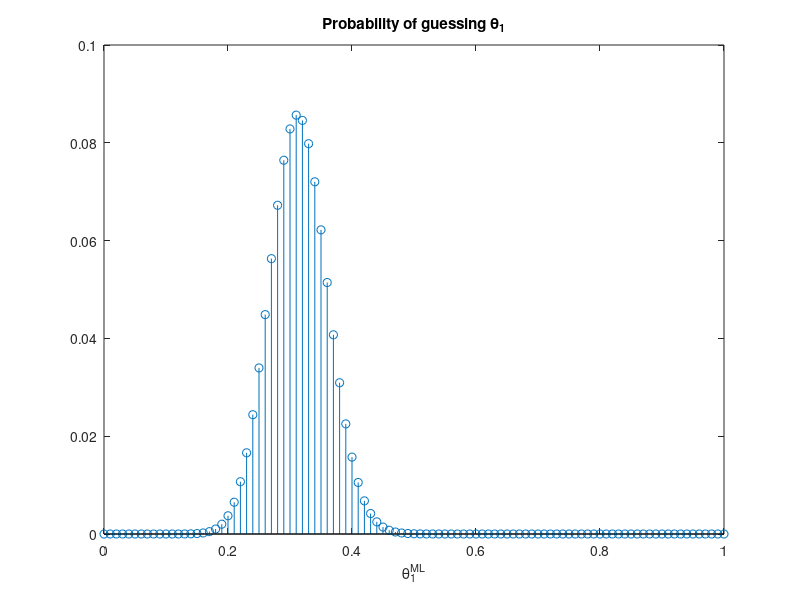

MATLAB code to generate this figure:
clear all; close all; clc;
theta_1 = 0.3141;
theta_ML = zeros(1,100);
for i = 1:101
    choose = 1;
    for j=1:i-1
        choose = choose*(101 - j)/(i-j);
    end
    theta_ML(i)=theta_1^(i-1)*(1-theta_1)^(101-i)*choose;
end
stem(0:0.01:1,theta_ML)
xlabel('\theta_1^{ML}')
title('Probability of guessing \theta_1')

prob_abs = sum(theta_ML(1:29))+sum(theta_ML(34:end))
prob_rel = sum(theta_ML(1:30))+sum(theta_ML(33:end))

 